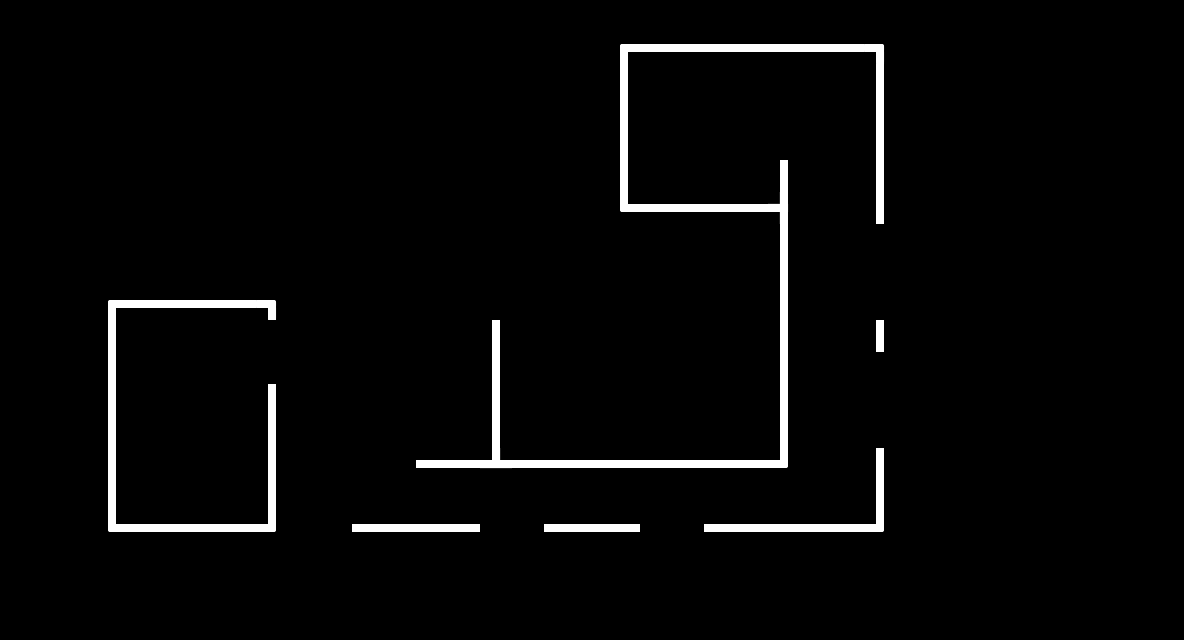

Tiled map render using the project's own tile images. Description and the whole map definition, tile-layer contents included, below:
An orthogonal 37x20 tile map with 32x32 px tiles, 1 tile layer (Tile Layer 1) and 19 objects.

<map version="1.0" tiledversion="1.1.6" orientation="orthogonal" renderorder="right-down" width="37" height="20" tilewidth="32" tileheight="32" infinite="0" nextobjectid="34">
 <properties>
  <property name="hue" type="int" value="275" />
 </properties>
 <tileset firstgid="1" source="tileset.tsx" />
 <layer name="Tile Layer 1" width="37" height="20">
  <data encoding="csv">
0,0,0,0,0,0,0,0,0,0,0,0,0,0,0,0,0,0,0,0,0,0,0,0,0,0,0,0,0,0,0,0,0,0,0,0,0,
0,0,0,0,0,0,0,0,0,0,0,0,0,0,0,0,0,0,0,8,3,3,3,3,3,3,3,7,0,0,0,0,0,0,0,0,0,
0,0,0,0,0,0,0,0,0,0,0,0,0,0,0,0,0,0,0,11,0,0,0,0,0,0,0,11,0,0,0,0,0,0,0,0,0,
0,0,0,0,0,0,0,0,0,0,0,0,0,0,0,0,0,0,0,11,0,0,0,0,0,0,0,11,0,0,0,0,0,0,0,0,0,
0,0,0,0,0,0,0,0,0,0,0,0,0,0,0,0,0,0,0,11,0,0,0,0,0,0,0,11,0,0,0,0,0,0,0,0,0,
0,0,0,0,0,0,0,0,0,0,0,0,0,0,0,0,0,0,0,11,0,0,0,0,11,0,0,11,0,0,0,0,0,0,0,0,0,
0,0,0,0,0,0,0,0,0,0,0,0,0,0,0,0,0,0,0,6,3,3,3,3,14,0,0,11,0,0,0,0,0,0,0,0,0,
0,0,0,0,0,0,0,0,0,0,0,0,0,0,0,0,0,0,0,0,0,0,0,0,11,0,0,0,0,0,0,0,0,0,0,0,0,
0,0,0,0,0,0,0,0,0,0,0,0,0,0,0,0,0,0,0,0,0,0,0,0,11,0,0,0,0,0,0,0,0,0,0,0,0,
0,0,0,8,3,3,3,3,7,0,0,0,0,0,0,0,0,0,0,0,0,0,0,0,11,0,0,0,0,0,0,0,0,0,0,0,0,
0,0,0,11,0,0,0,0,0,0,0,0,0,0,0,11,0,0,0,0,0,0,0,0,11,0,0,11,0,0,0,0,0,0,0,0,0,
0,0,0,11,0,0,0,0,0,0,0,0,0,0,0,11,0,0,0,0,0,0,0,0,11,0,0,0,0,0,0,0,0,0,0,0,0,
0,0,0,11,0,0,0,0,11,0,0,0,0,0,0,11,0,0,0,0,0,0,0,0,11,0,0,0,0,0,0,0,0,0,0,0,0,
0,0,0,11,0,0,0,0,11,0,0,0,0,0,0,11,0,0,0,0,0,0,0,0,11,0,0,0,0,0,0,0,0,0,0,0,0,
0,0,0,11,0,0,0,0,11,0,0,0,0,3,3,16,3,3,3,3,3,3,3,3,5,0,0,11,0,0,0,0,0,0,0,0,0,
0,0,0,11,0,0,0,0,11,0,0,0,0,0,0,0,0,0,0,0,0,0,0,0,0,0,0,11,0,0,0,0,0,0,0,0,0,
0,0,0,6,3,3,3,3,5,0,0,3,3,3,3,0,0,3,3,3,0,0,3,3,3,3,3,5,0,0,0,0,0,0,0,0,0,
0,0,0,0,0,0,0,0,0,0,0,0,0,0,0,0,0,0,0,0,0,0,0,0,0,0,0,0,0,0,0,0,0,0,0,0,0,
0,0,0,0,0,0,0,0,0,0,0,0,0,0,0,0,0,0,0,0,0,0,0,0,0,0,0,0,0,0,0,0,0,0,0,0,0,
0,0,0,0,0,0,0,0,0,0,0,0,0,0,0,0,0,0,0,0,0,0,0,0,0,0,0,0,0,0,0,0,0,0,0,0,0
</data>
 </layer>
 <objectgroup name="Finish">
  <object id="1" x="671" y="140" width="64" height="64" />
 </objectgroup>
 <objectgroup name="Player">
  <object id="2" x="176" y="492" width="32" height="32" />
 </objectgroup>
 <objectgroup name="Obstacles">
  <object id="4" x="607.333" y="44" width="276.667" height="7.33333" />
  <object id="5" x="618.833" y="204" width="158.5" height="9.33333" />
  <object id="6" x="618" y="52" width="10.6667" height="152" />
  <object id="7" x="876.667" y="53.3333" width="6.66667" height="170.667" />
  <object id="8" x="876" y="449.333" width="8" height="82.5" />
  <object id="9" x="417.333" y="457.333" width="368.667" height="12" />
  <object id="10" x="490" y="319.333" width="9.33333" height="138" />
  <object id="11" x="777.333" y="159.667" width="10.6667" height="299" />
  <object id="14" x="108" y="299.333" width="168" height="7.33333" />
  <object id="16" x="109.333" y="522.667" width="164.667" height="8" />
  <object id="18" x="352.667" y="522.667" width="128" height="10.6667" />
  <object id="20" x="542" y="524" width="98" height="8" />
  <object id="22" x="703.333" y="524" width="181" height="8" />
  <object id="24" x="267.333" y="383.333" width="6.66667" height="138.667" />
  <object id="25" x="110.667" y="306.667" width="5.33333" height="216" />
  <object id="30" x="875" y="319.5" width="8.5" height="32" />
  <object id="32" x="268.5" y="306" width="8" height="13.5" />
 </objectgroup>
</map>
